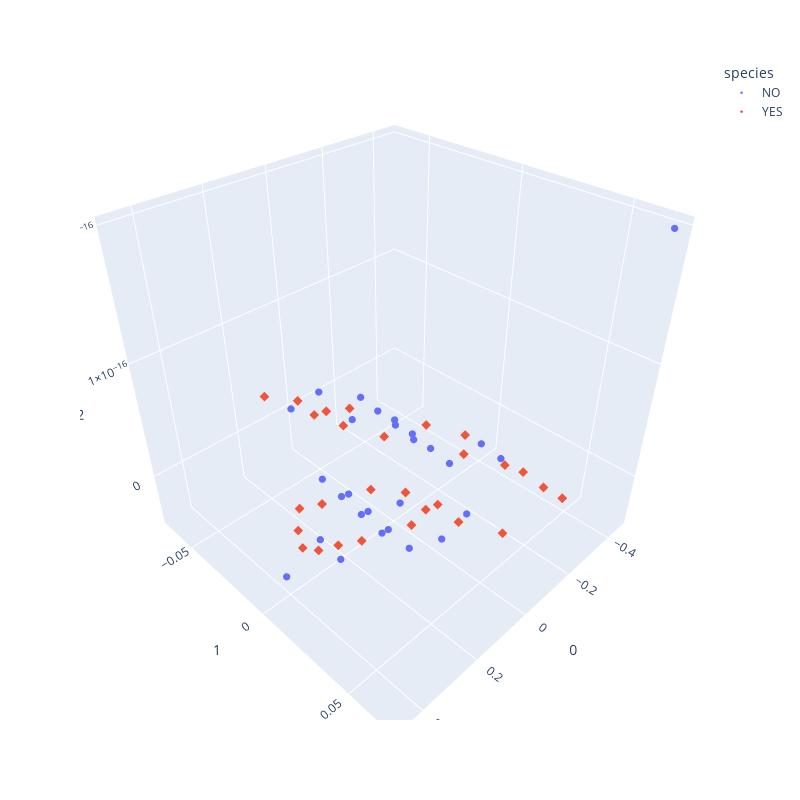

The notebook cell this image was saved under:
### Code cell
fig = px.scatter_3d(trans1, x=0, y=1, z=2, color='species', symbol='species')
fig.update_layout(width=800, height=800)
fig.update_traces(marker=dict(size=2.5))
fig.show()
